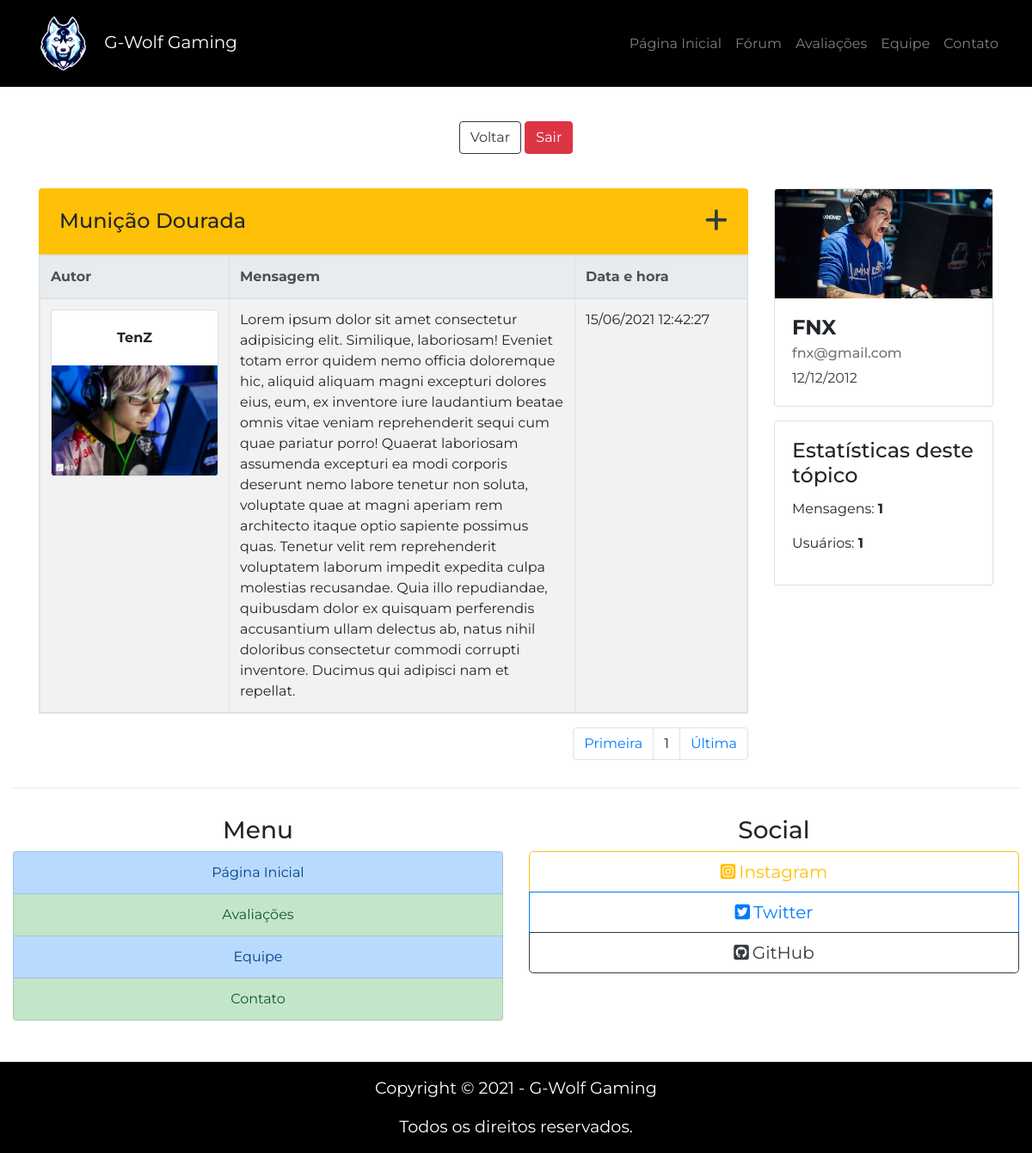
/topicos/municao-dourada.php (signed in), run on an earlier commit of the app's database.
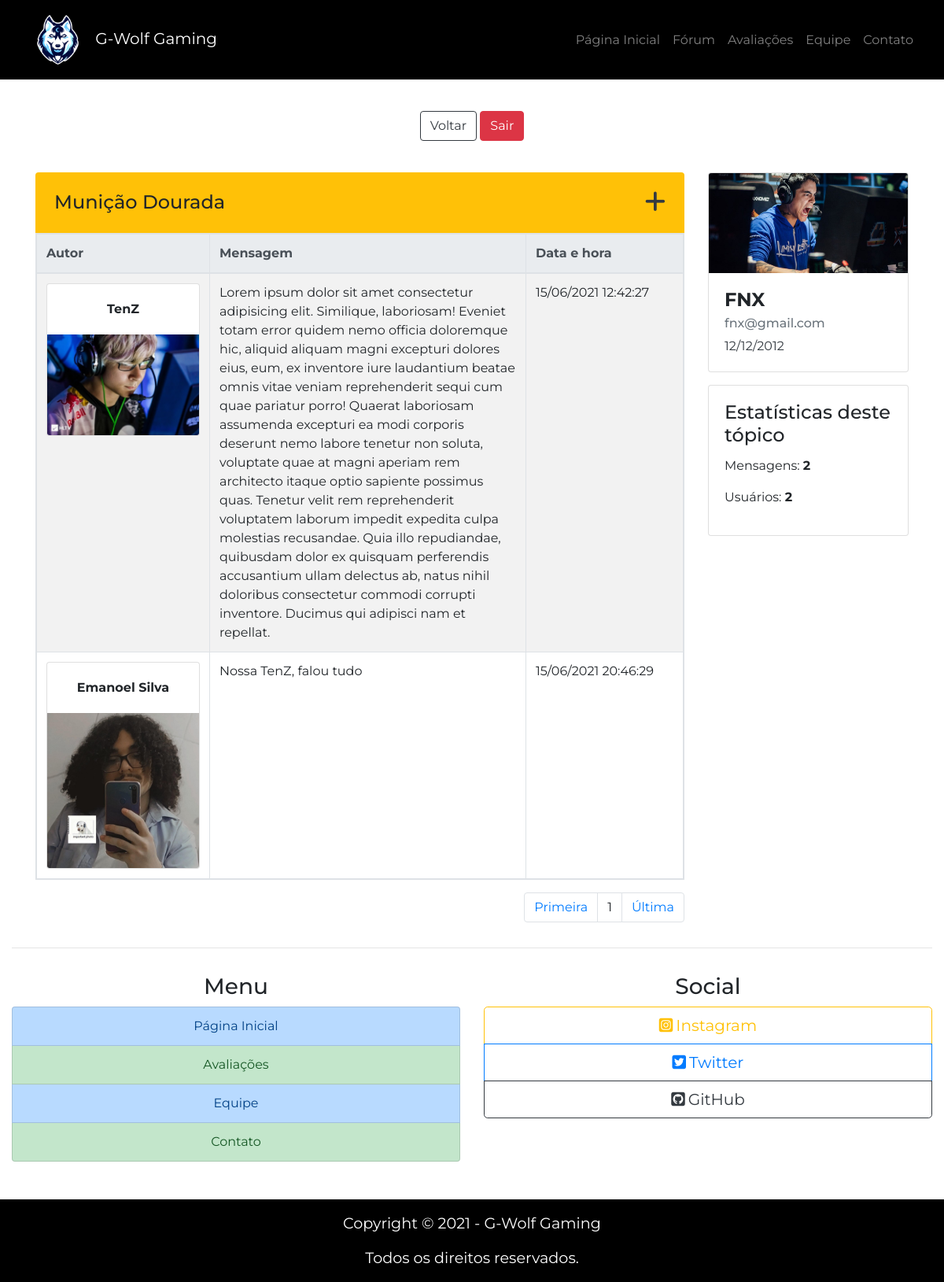
And on a later commit of the database.
### tables this page shows
CREATE TABLE IF NOT EXISTS `mensagens_topico` (
  `id_msg` int(11) NOT NULL AUTO_INCREMENT,
  `conteudo_msg` varchar(3000) NOT NULL,
  `autor_msg` varchar(255) NOT NULL,
  `img_autor_msg` varchar(40) NOT NULL,
  `data_msg` datetime NOT NULL,
  `topico_msg` varchar(255) NOT NULL,
  PRIMARY KEY (`id_msg`)
);

### topicos/municao-dourada.php (the view, shortened to what the changed rows need)
<?php
include_once("../php/conexao.php");
$contar_msg = "SELECT * FROM mensagens_topico WHERE topico_msg = 'Munição Dourada'";
$resultado_contar_msg = mysqli_query($connect, $contar_msg);
$total_msg = mysqli_num_rows($resultado_contar_msg);
$contar_usuarios = "SELECT autor_msg, COUNT(autor_msg) as total FROM mensagens_topico WHERE topico_msg = 'Munição Dourada' GROUP BY autor_msg";
$resultado_contar_usuarios = mysqli_query($connect, $contar_usuarios);
$total_usuarios = mysqli_num_rows($resultado_contar_usuarios);
?>
<!DOCTYPE html>
<html lang="pt-br">
<head>
    <link rel="stylesheet" href="https://stackpath.bootstrapcdn.com/bootstrap/4.5.0/css/bootstrap.min.css">
    <link rel="stylesheet" href="../css/global.css">
    <link rel="stylesheet" href="../css/homeforum.css">
</head>
<body>
    <main>
        <div class="container mt-2">
            <div class="row">
                <div class="col-12 col-lg-9 col-xl-9">
                    <div id="topic" class="d-flex bg-warning mb-0 p-4 rounded-top justify-content-between">
                        <h2 class="h4 mb-0">Munição Dourada</h2>
                    </div>
                    <table class="table table-striped table-bordered table-responsive">
                        <thead class="thead-light">
                            <tr>
                                <th scope="col" class="autor-col">Autor</th>
                                <th scope="col" class="msg-col">Mensagem</th>
                                <th scope="col" class="date-col">Data e hora</th>
                            </tr>
                        </thead>
                        <tbody>
                            <?php
                                $pagina_atual = filter_input(INPUT_GET, 'pagina', FILTER_SANITIZE_NUMBER_INT);
                                $pagina = (!empty($pagina_atual)) ? $pagina_atual : 1;
                                $qnt_pagina = 20;
                                $inicio = ($qnt_pagina * $pagina) - $qnt_pagina;
                                $show_msg = "SELECT * FROM mensagens_topico WHERE topico_msg = 'Munição Dourada' LIMIT $inicio, $qnt_pagina";
                                $resultado_show_msg = mysqli_query($connect, $show_msg);
                                while($row_msg = mysqli_fetch_assoc($resultado_show_msg)):
                            ?>
                            <tr>
                                <td>
                                    <div class="card text-center">
                                        <div class="card-body">
                                            <b><?php echo $row_msg['autor_msg']; ?></b>
                                        </div>
                                        <img class="card-img-bottom" src="../upload/<?php echo $row_msg['img_autor_msg']; ?>" alt="Imagem Autor">
                                    </div>
                                </td>
                                <td>
                                    <?php echo $row_msg['conteudo_msg']; ?>
                                </td>
                                <td>
                                    <div><?php $data_msg = $row_msg['data_msg']; echo date('d/m/Y H:i:s', strtotime($data_msg)); ?></div>
                                </td>
                            </tr>
                            <?php
                                endwhile;
                            ?>
                        </tbody>
                    </table>
                </div>
                <div class="col-12 col-lg-3 col-xl-3">
                    <aside>
                        <div class="row">
                            <div class="col-12 col-sm-6 col-lg-12 col-xl-12">
                                <div class="card mb-3 mb-sm-3 mb-xl-3">
                                    <div class="card-body">
                                        <h2 class="h4 card-title">Estatísticas deste tópico</h1>
                                        <p>Mensagens: <b><?php echo $total_msg; ?></b></p>
                                        <p>Usuários: <b><?php echo $total_usuarios; ?></b></p>
                                    </div>
                                </div>
                            </div>
                        </div>
                    </aside>
                </div>
            </div>
        </div>
    </main>
</body>
</html>

What changed in the data, as far as the page shows it:
added mensagens_topico: autor_msg "Emanoel Silva", img_autor_msg (picture), conteudo_msg "Nossa TenZ, falou tudo", data_msg "15/06/2021 20:46:29"
Also different on the page:
$total_msg: "1" → "2"
$total_usuarios: "1" → "2"
